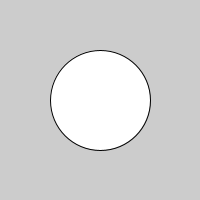
Frame 1 (no input)
Frame 60 (the mouse pressed at the canvas centre just before this capture): identical to frame 1, image omitted
Frame 120 (the mouse held since frame 60 and released just before this capture): identical to frame 1, image omitted

The Processing sketch that drew this single still picture (run headless with seeded random() and noise(); from frame 60 on, the mouse is pressed at the canvas centre):

// Processing sketch: Image_creator
// ── Image_creator.pde
/*
  Create an image without a background, use key press to save the image
*/

PGraphics pg;

void setup() {
  size(200,200);
  pg = createGraphics(width,height);
  
  // draw a circle to the sketch window (for reference)
  ellipse(100,100,100,100);
  
  // start the graphics buffer draw process
  pg.beginDraw();
  // draw the same ellipse to the graphics buffer
  pg.ellipse(100,100,100,100);
  // end the graphics buffer draw process
  pg.endDraw();
}

void draw() {
  // we aren't animating anything, but if we want keyPressed() to work we need a draw loop
}

void keyPressed() {
  // save the graphics buffer image when a key is pressed
  pg.save("my_image##.png");
}
